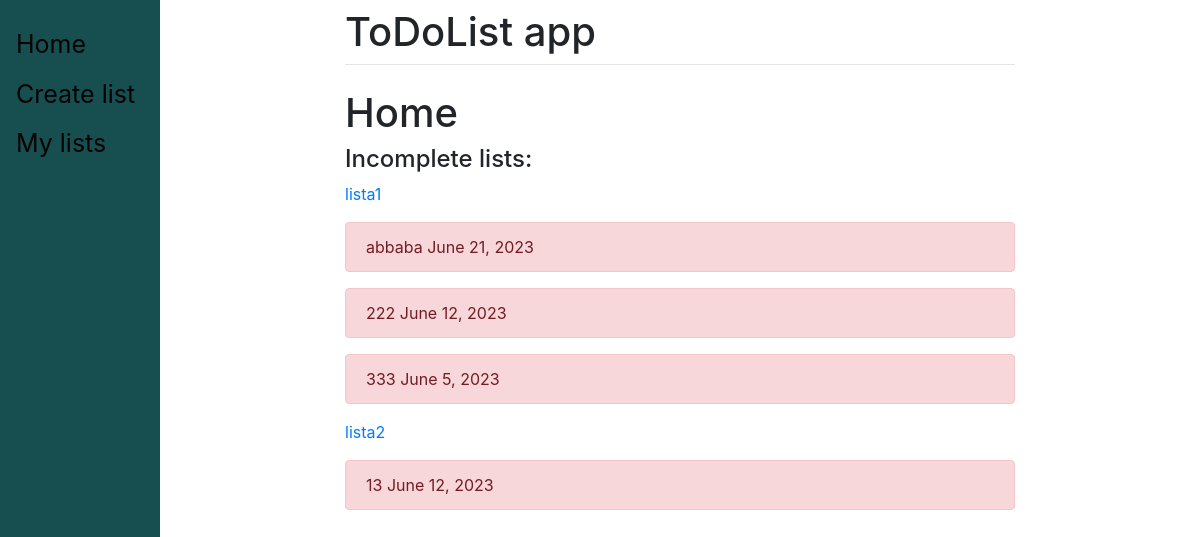
Page / (signed in) on the earlier database version.
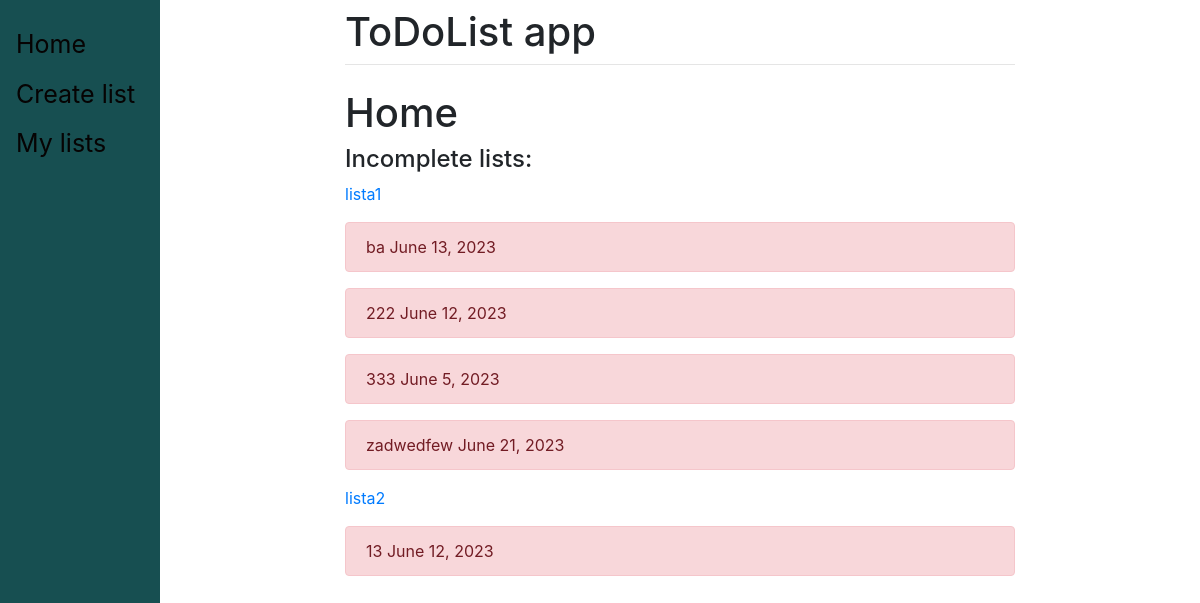
Same page on the later database version.
### main/models.py (models this page shows, shortened)
class ToDoList(models.Model):
    user = models.ForeignKey(User, on_delete=models.CASCADE, related_name="todolist",null=True)
    name = models.CharField(max_length=200)

class Item(models.Model):
    todolist = models.ForeignKey(ToDoList, on_delete=models.CASCADE)
    text = models.CharField(max_length=300) #text todo listy
    complete = models.BooleanField() #czy skoczyliśmy item na todolist
    date = models.DateField(blank=True, null=True)
    @property
    def is_past_due(self):
        return date.today() > self.date
    @property
    def is_close_to_due(self):
        return (date.today() - self.date).days in {0,1}

### main/views.py (the view)
# urls.py: 2. Add a URL to urlpatterns:  path('', views.home, name='home')
def home(response):
        lists = ToDoList.objects.filter(user=response.user.id)
        are_incoming = False
        for ls in lists:
                if ls.item_set.filter(complete=False).count() > 0:
                        are_incoming = True
                        break
        return render(response,"main/home.html",{"are_incoming":are_incoming})

### main/templates/main/home.html (shortened to what this page needs)
{% extends 'main/base.html' %}
{% block content %}
{% if user.is_authenticated %}
    <h1>Home</h1>
    <h4>Incomplete lists:</h4>
            {% if are_incoming %}
                {% for td in user.todolist.all %}
                        <p><a href="/{{td.id}}">{{td.name}}</a></p>
                        {% for item in td.item_set.all %}
                            {% if item.complete == False and item.date %}
                                {% if item.is_past_due %}
                                    <div class="alert alert-danger" role="alert">
                                        {{item.text}}
                                        {{item.date}}
                                    </div>
                                {% elif item.is_close_to_due %}
                                    <div class="alert alert-warning" role="alert">
                                        {{item.text}}
                                        {{item.date}}
                                    </div>
                                {% endif %}
                            {% endif %}
                        {% endfor %}
                {% endfor %}
            {% else %}
            No tasks :)
            {% endif %}
{% else %}
    <p>You're not logged in. Log in <a href="/login"> here</a></p>
{% endif %}
{% endblock %}

### main/templates/main/base.html (shortened to what this page needs)
<!doctype html>
<html>
    <head>
        <link rel="stylesheet" href="https://cdn.jsdelivr.net/npm/bootstrap@4.3.1/dist/css/bootstrap.min.css">
    </head>
    <body>
        <div class="sidenav">
            <a href="/">Home</a>
            <a href="/create">Create list</a>
            <a href="/view">My lists</a>
        </div>
        <div id="content", name="content", class="main">
            <div class="row justify-content-center">
                <div class="col-8">
                    <h1 class="mt-2">ToDoList app</h1>
                    <hr class="mt-0 mb-4"></hr>
                    {% block content %}
                    {% endblock %}
                </div>
            </div>
        </div>
    </body>
</html>

### main/templates/main/base.html (style rules this page uses)
.sidenav { height:100%; width:160px; position: fixed; z-index:1; top:0; left:0; background-color:#174f51; overflow-x:hidden; padding-top:20px; }
.sidenav a { padding:6px 8px 6px 16px; text-decoration: none; font-size:25px; color: #060303; display:block; }
.main { margin-left:160px; padding: 0px 10px }

Differences in the rows shown:
changed ToDoList "lista1": loses Item (text "abbaba", date "June 21, 2023"); gains Item (text "ba", date "June 13, 2023")
added Item: text "zadwedfew", date "June 21, 2023", shown under ToDoList "lista1"
